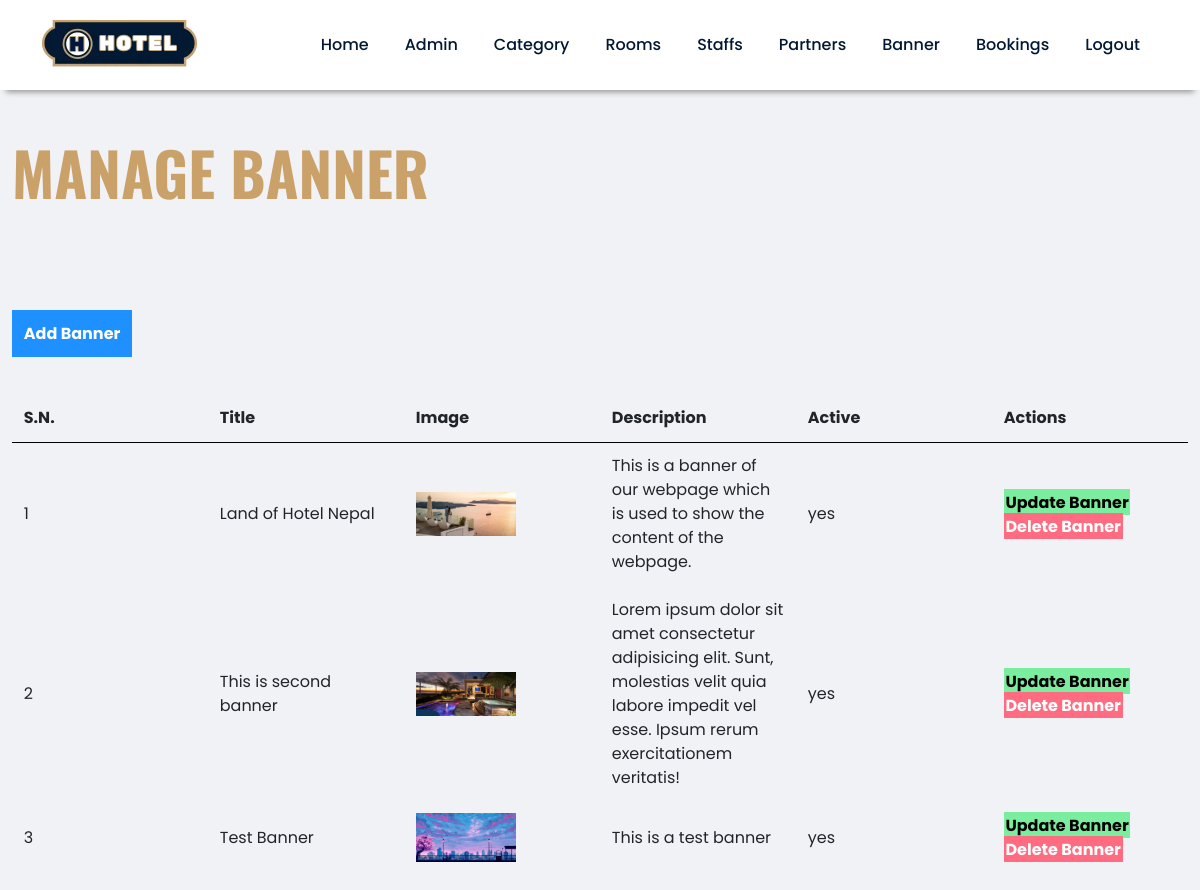
/admin/manage-banner.php (signed in), run on the app's committed database.
### tables this page shows
CREATE TABLE `tbl_banner` (
  `id` int(11) NOT NULL,
  `image` varchar(200) NOT NULL,
  `title` varchar(200) NOT NULL,
  `description` varchar(200) NOT NULL,
  `active` varchar(200) NOT NULL
);

### admin/manage-banner.php (the view, shortened to what this page needs)
<?php
include('partials/header.php');
?>
<div class="main-content">
	<div class="wrapper">
		<h1>Manage Banner</h1>
		<br>
		<br>
	<br><br>
			<a href="<?php echo SITEURL; ?>admin/add-banner.php" class="btn-primary">Add Banner</a>
			<br>
			<br>
			<br>
			<table class="tbl-full" style="table-layout: fixed;">
				<tr>
					<th>S.N.</th>
					<th>Title</th>
					<th>Image</th>
					<th>Description</th>
					<th>Active</th>
					<th>Actions</th>
				</tr>
				<?php
					$sql="SELECT * FROM tbl_banner";
					$res =mysqli_query($conn,$sql);
					$count=mysqli_num_rows($res);
					$sn=1;
					if($count>0)
					{
						while ($row=mysqli_fetch_assoc($res))   {
									$id=$row['id'];
									$title=$row['title'];
								    $image_name=$row['image'];
									$description =$row['description'];
									$active=$row['active'];
					?>
								<tr>
									<td><?php echo $sn++;?></td>
									<td><?php echo $title ?></td>
									<td>
										<?php
										if($image_name!="")
										{
											?>
											<img src="<?php echo SITEURL; ?>images/admin/banner/<?php echo $image_name; ?>" width="100px";
											<?php
										}
										else
										{
											echo "<div class='error'>Image Not Found</div>";
										}
										?>
									</td>
									<td style="overflow:hidden"><?php echo $description ?></td>
									<td><?php echo $active ?></td>
									<td>
									<a href="<?php echo SITEURL; ?>admin/update-banner.php?id=<?php echo $id; ?>" class="btn-secondary">Update Banner</a>
									<a href="<?php echo SITEURL; ?>admin/delete-banner.php?id=<?php echo $id; ?> &image_name=<?php echo $image_name; ?>" class="btn-danger">Delete Banner</a>
									</td>
								</tr>
									<?php
								}
					}
					else
					{
						?>
							<tr>
							<td colspan="6"><div class='error'>No Banner Added.</td>
							</tr>
						<?php
					}
				?>
			</table>
	</div>
</div>

### admin/partials/header.php (shortened to what this page needs)
<!DOCTYPE html>
<html lang="en">
<head>
    <link href="https://cdn.jsdelivr.net/npm/bootstrap@5.0.2/dist/css/bootstrap.min.css" rel="stylesheet"
>
    <link rel="stylesheet" href="https://cdnjs.cloudflare.com/ajax/libs/font-awesome/5.15.4/css/all.min.css"
 />
    <link rel="stylesheet" href="https://unpkg.com/swiper@8/swiper-bundle.min.css" />
    <link rel="stylesheet" href="../css/admin.css">
    <link rel="stylesheet" href="../css/responsive-style.css">
</head>
<body data-bs-spy="scroll" data-bs-target=".navbar" data-bs-offset="100">
    <header class="header_wrapper">
        <nav class="navbar navbar-expand-lg">
            <div class="container">
                <a class="navbar-brand" href="#"><img src="../images/logo.png" class="img-fluid" alt="Logo"></a>
                <div class="collapse navbar-collapse justify-content-end" id="navbarNav">
                    <ul class="navbar-nav menu-navbar-nav">
                        <li class="nav-item">
                            <a class="nav-link active" aria-current="page" href="index.php">Home</a>
                        </li>
                        <li class="nav-item">
                            <a class="nav-link" href="manage-admin.php">Admin</a>
                        </li>
                        <li class="nav-item">
                            <a class="nav-link" href="manage-category.php">Category</a>
                        </li>
                        <li class="nav-item">
                            <a class="nav-link" href="manage-room.php">Rooms</a>
                        </li>
                        <li class="nav-item">
                            <a class="nav-link" href="manage-staff.php">Staffs</a>
                        </li>
                        <li class="nav-item">
                            <a class="nav-link" href="manage-partner.php">Partners</a>
                        </li>
                        <li class="nav-item">
                            <a class="nav-link" href="manage-banner.php">Banner</a>
                        </li>
                        <li class="nav-item">
                            <a class="nav-link" href="manage-booking.php">Bookings</a>
                        </li>
                        <li class="nav-item">
                            <a class="nav-link" href="logout.php">Logout</a>
                        </li>
                    </ul>
                </div>
            </div>
        </nav>
    </header>

### css/admin.css (style rules this page uses)
* { box-sizing: border-box; margin: 0; padding: 0; }
:root { --primary-color:#021832; --secondary-color: #caa169; --bg-color : #f4f4f4; --bg-white: #fff; --bg-black:#000; --primary-font : 'Poppins' , sans-serif; --secondary-font: 'Oswald' , sans-serif; --primary-text: #021832; --secondary-text:#caa169; --text-white: #fff; --text-black: #151515; --text-grey: #e4e4e4; }
body { font-family: var(--primary-font); background-color: var(--bg-white); overflow-x: hidden; }
a { text-decoration: none; }
h1 { font-size: 3.75rem; line-height: 4.25rem; font-weight: 700; color: var(--secondary-text); margin-bottom: 1.25rem; text-transform: uppercase; font-family: var(--secondary-font); }
.header_wrapper .navbar { padding: .9375rem 0; background-color: var(--bg-white); -webkit-box-shadow:0 .5rem .375rem -0.375rem rgb(0 0 0 / 40%); box-shadow: 0 .5rem .375rem -0.375rem rgb(0 0 0 / 40%); -webkit-transition: background 0s ease-in-out 0s, margin-top 0s ease-in-out 0s, opacity 0s ease-in-out 0s; transition: background 0s ease-in-out 0s, margin-top 0s ease-in-out 0s, opacity 0s ease-in-out 0s; }
.header_wrapper .nav-item { margin: 0 .625rem; }
.header_wrapper .nav-item .nav-link { font-size: 1rem; font-weight: 500; color: var(--primary-text); display: inline-block; }
.wrapper { width: 100%; margin: 0 auto; padding: 1%; }
.tbl-full { width: 100%; }
table tr th { border-bottom: 1px solid black; padding: 1%; text-align: left; justify-content: space-evenly; }
table tr td { padding: 1%; }
.btn-primary { background-color: #1e90ff; padding: 1%; color: white; text-decoration: none; font-weight: bold; }
.btn-secondary { background-color: #7bed9f; padding: 1%; color: black; text-decoration: none; font-weight: bold; }
.btn-danger { background-color: #ff6b81; padding: 1%; color: white; text-decoration: none; font-weight: bold; }
.main-content { background-color: #f1f2f6; padding: 3% 0; }

### data on the page
tbl_banner: title "Land of Hotel Nepal", image (picture), description "This is a banner of our webpage which is used to show the content of the webpage.", active "yes"
tbl_banner: title "This is second banner", image (picture), description "Lorem ipsum dolor sit amet consectetur adipisicing elit. Sunt, molestias velit quia labore impedit vel esse. Ipsum rerum exercitationem veritatis!", active "yes"
tbl_banner: title "Test Banner", image (picture), description "This is a test banner", active "yes"
